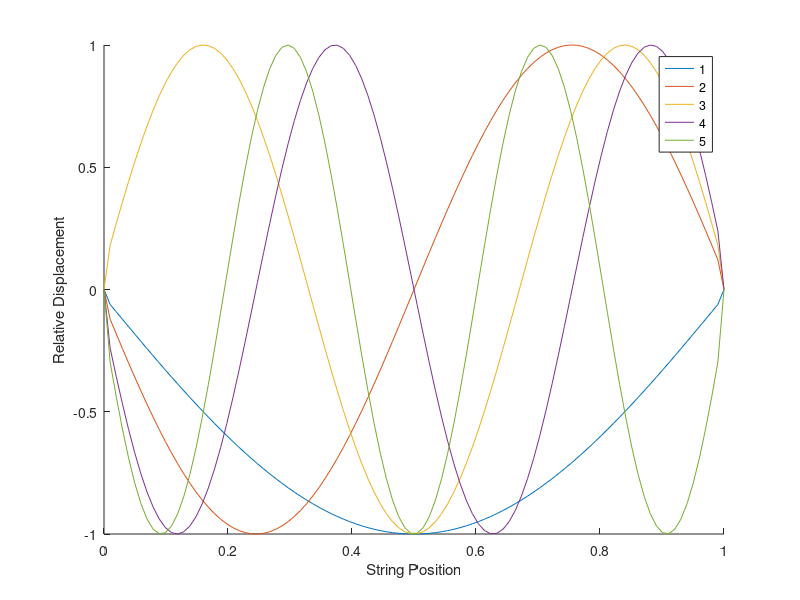
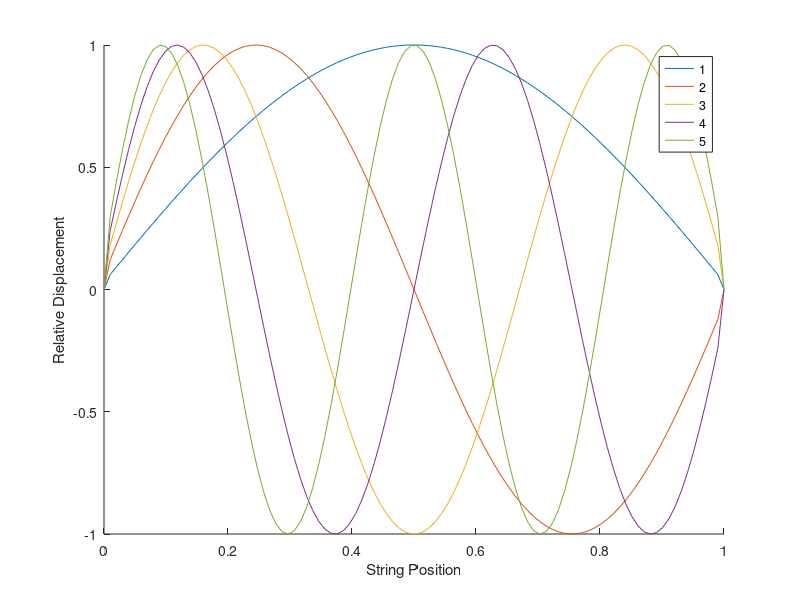
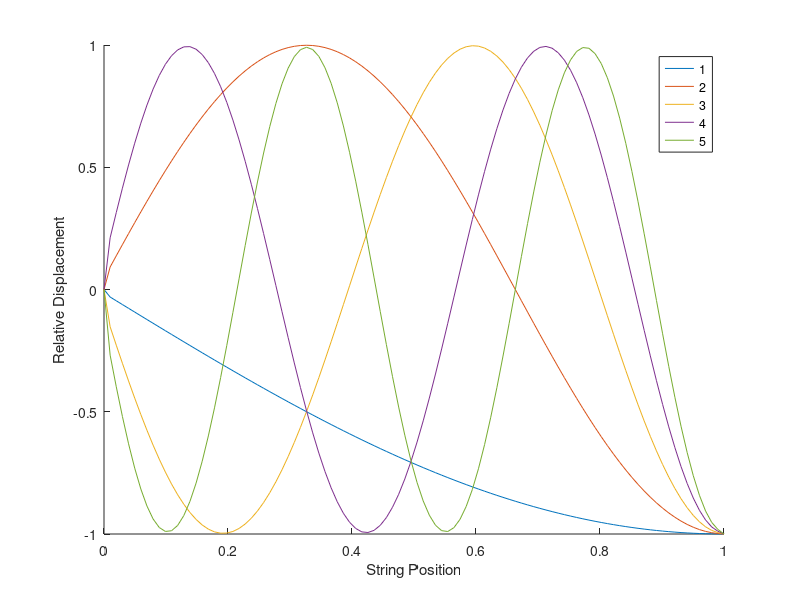
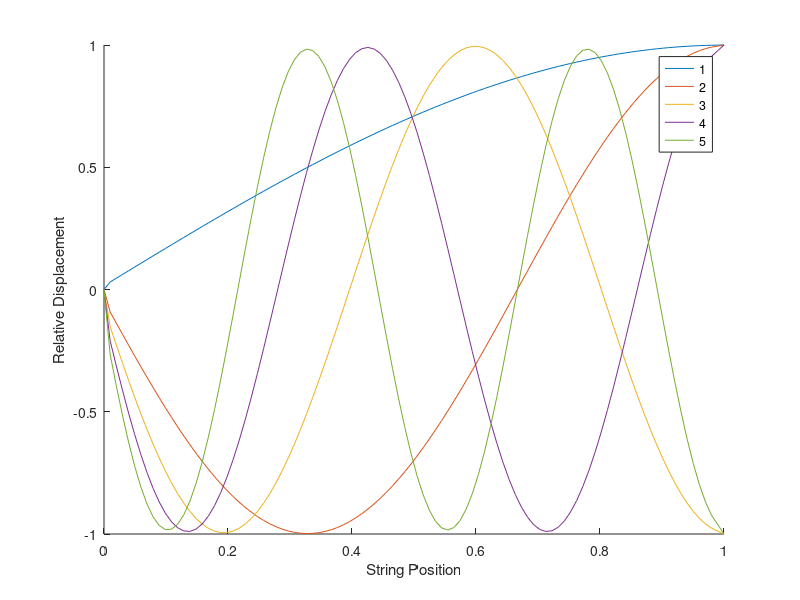

The MATLAB script that drew these images, in order:
clc; clear all;
addpath('Functions\');

%% StringExamplesFEM.m
%  Joseph Anthony
%
% Created:         11/08/25
% Last Modified:   11/08/25
%
% Description: Produces several diagrams of DD and DN string mode shapes
%   and basis functions.

n = 100;       % Mesh size, number of interior points
shapes = n;   % Number of shape functions, typically equal to n
L = 1;          % Beam length
modecount = 5;  % Number of displayed modes

%% Both DD, Analytic D-N
xvals = linspace(0,L,n+2);
deltax = xvals(2)-xvals(1);
Dxvals = zeros(1, n+1); % Generate a mesh of xvals of derivative
for i = 1:length(xvals) - 1
    Dxvals(i) = (xvals(i) + xvals(i+1))/2;
end

% Initialize variables
basis = zeros(shapes, n+2);
Dbasis = zeros(shapes,n+1);
basis_DDmodes = basis;
basis_DNmodes = basis;
basis_tents = basis;
basis_waves = basis;
Dbasis_DDmodes = Dbasis;
Dbasis_DNmodes = Dbasis;
Dbasis_tents = Dbasis;
Dbasis_waves = Dbasis;

% Generate shape functions and their respective derivatives
for i = 1:shapes
    basis_DDmodes(i,:) = sin(pi*i*xvals);
    Dbasis_DDmodes(i,:) = diff(basis_DDmodes(i,:))/deltax;
    
    basis_DNmodes(i,:) = sin((2*i-1)/2*pi*xvals);
    Dbasis_DNmodes(i,:) = diff(basis_DNmodes(i,:))/deltax;

    basis_tents(i,i+1) = 1;
    Dbasis_tents(i,:) = diff(basis_tents(i,:))/deltax;
end

% Generate stiffness matrices
K_DDmodes = zeros(shapes);
K_DNmodes = zeros(shapes);
K_tents = zeros(shapes);

for row = 1:shapes
    for col = 1:row
        K_DDmodes(row,col) = trapz(Dxvals, Dbasis_DDmodes(row,:).*Dbasis_DDmodes(col,:));
        K_DNmodes(row,col) = trapz(Dxvals, Dbasis_DNmodes(row,:).*Dbasis_DNmodes(col,:));
        K_tents(row,col) = trapz(Dxvals, Dbasis_tents(row,:).*Dbasis_tents(col,:));
    end
end

K_DDmodes = K_DDmodes + K_DDmodes' - diag(diag(K_DDmodes));
K_DNmodes = K_DNmodes + K_DNmodes' - diag(diag(K_DNmodes));
K_tents = K_tents + K_tents' - diag(diag(K_tents));

% Determine sorted eigenbasis
[evecs_DDmodes, evals_DDmodes] = eig(K_DDmodes);
[~, index] = sort(diag(abs(evals_DDmodes))); 
evals_DDmodes = evals_DDmodes(index,index);
evecs_DDmodes = evecs_DDmodes(:, index);

[evecs_DNmodes, evals_DNmodes] = eig(K_DNmodes);
[~, index] = sort(diag(abs(evals_DNmodes))); 
evals_DNmodes = evals_DNmodes(index,index);
evecs_DNmodes = evecs_DNmodes(:, index);

[evecs_tents, evals_tents] = eig(K_tents);
[~, index] = sort(diag(abs(evals_tents))); 
evals_tents = evals_tents(index,index);
evecs_tents = evecs_tents(:, index);



% Compute mode shapes
modes_DDmodes = basis_DDmodes'*evecs_DDmodes;
modes_DDmodes = modes_DDmodes';

modes_DNmodes = basis_DNmodes'*evecs_DNmodes;
modes_DNmodes = modes_DNmodes';

modes_tents = basis_tents'*evecs_tents;
modes_tents = modes_tents';

figure();
hold on
for i = 1:modecount
    modes_tents(i,:) = modes_tents(i,:)/max(abs(modes_tents(i,:)));
    plot(xvals, modes_tents(i,:));
end
xlabel("String Position");
ylabel("Relative Displacement");
legend('1','2','3','4','5');


figure();
hold on
for i = 1:modecount
    modes_DDmodes(i,:) = modes_DDmodes(i,:)/max(abs(modes_DDmodes(i,:)));
    plot(xvals, modes_DDmodes(i,:));
end
xlabel("String Position");
ylabel("Relative Displacement");
legend('1','2','3','4','5');


figure();
hold on
for i = 1:modecount
    modes_DNmodes(i,:) = modes_DNmodes(i,:)/max(abs(modes_DNmodes(i,:)));
    plot(xvals, modes_DNmodes(i,:));
end
xlabel("String Position");
ylabel("Relative Displacement");
legend('1','2','3','4','5');


%% Numerical D-N
dnshapes = shapes+1;

% Initialize variables
basis_numdn = zeros(dnshapes, n+2);
Dbasis_numdn = zeros(dnshapes,n+1);


% Generate shape functions and their respective derivatives
for i = 1:dnshapes
    basis_numdn(i,i+1) = 1;
    Dbasis_numdn(i,:) = diff(basis_numdn(i,:))/deltax;
end

% Generate stiffness matrices
K_numdn = zeros(dnshapes);

for row = 1:dnshapes
    for col = 1:row
        K_numdn(row,col) = trapz(Dxvals, Dbasis_numdn(row,:).*Dbasis_numdn(col,:));
    end
end

K_numdn = K_numdn + K_numdn' - diag(diag(K_numdn));

% Determine sorted eigenbasis
[evecs_numdn, evals_numdn] = eig(K_numdn);
[~, index] = sort(diag(abs(evals_numdn))); 
evals_numdn = evals_numdn(index,index);
evecs_numdn = evecs_numdn(:, index);

% Compute mode shapes
modes_numdn = basis_numdn'*evecs_numdn;
modes_numdn = modes_numdn';

figure();
hold on
modes_numdn(1,:)=-modes_numdn(1,:);
for i = 1:modecount
    modes_numdn(i,:) = modes_numdn(i,:)/max(abs(modes_numdn(i,:)));
    plot(xvals, modes_numdn(i,:));
end
xlabel("String Position");
ylabel("Relative Displacement");
legend('1','2','3','4','5');

%% Plot eigenvalue spectrum
espectrum_DDmodes = abs(diag(evals_DDmodes))/abs(evals_DDmodes(1,1));
rootvals_DDmodes = sqrt(espectrum_DDmodes);

espectrum_tents = abs(diag(evals_tents))/abs(evals_tents(1,1));
rootvals_tents = sqrt(espectrum_tents);

espectrum_DNmodes = abs(diag(evals_DNmodes))/abs(evals_DNmodes(1,1));
rootvals_DNmodes = sqrt(espectrum_DNmodes);

espectrum_numdnmodes = abs(diag(evals_numdn))/abs(evals_numdn(1,1));
rootvals_numdnmodes = sqrt(espectrum_numdnmodes);

figure();
hold on
plot(rootvals_DDmodes, "LineStyle", "none", "Marker", "o");
plot(rootvals_tents, "LineStyle", "none", "Marker", "*");
xlim([1 50]);
legend("Analytic D-D Modes", "Tent D-D Modes", 'Location', 'southeast')


figure();
hold on
plot(rootvals_DNmodes, "LineStyle", "none", "Marker", "o");
plot(rootvals_numdnmodes, "LineStyle", "none", "Marker", "*");
xlim([1 50]);
legend("Analytic D-N Modes", "Tent D-N Modes", 'Location', 'southeast')